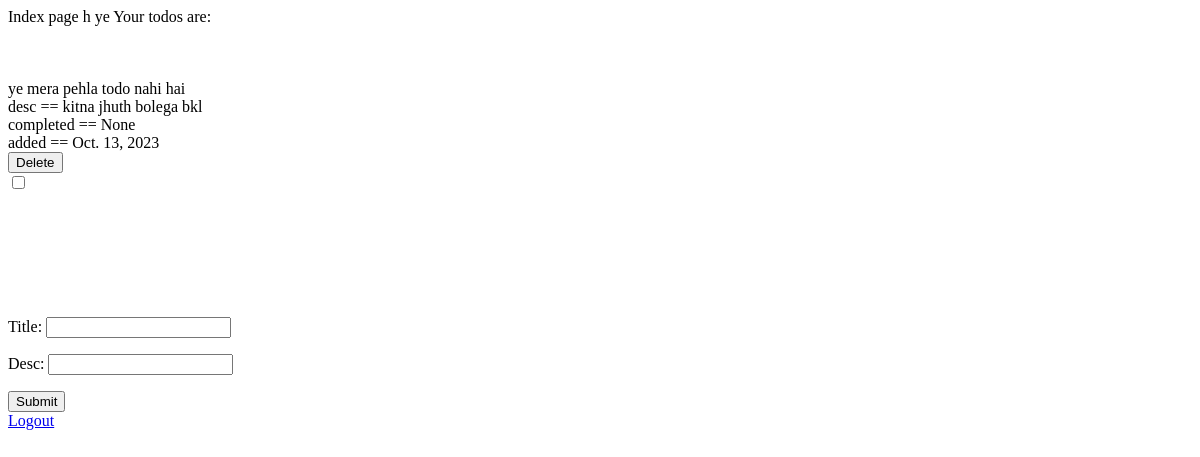
The app's page / (signed in), older data.
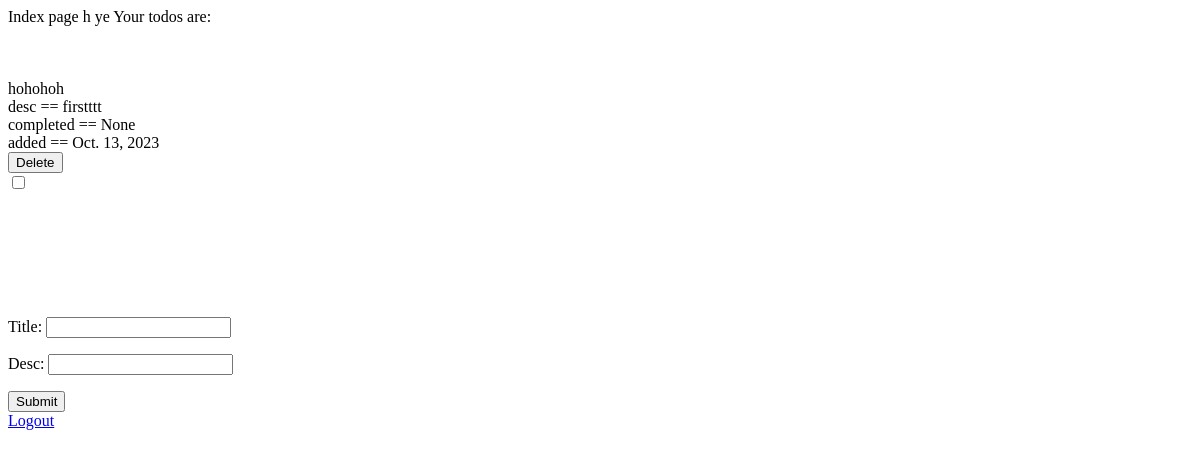
The same page, newer data.
### todo_app/models.py (models this page shows, shortened)
class Todo(models.Model):
    todoid = models.UUIDField()
    title = models.CharField(max_length = 50, unique = True)
    desc = models.CharField(max_length = 3000)
    added = models.DateField()
    completed = models.DateField(default = None, blank = True, null = True)
    user = models.ForeignKey(User, default = 1, null = True, on_delete=models.SET_NULL)

### todo_app/views.py (the view, shortened to what this page needs)
# urls.py: path("", views.index, name="index"),
def index(request):
    if not request.user.is_authenticated:
        return render(request, 'index.html', {'anonymous': True})
    user_todos = Todo.objects.filter(user = request.user)
    form = TodoForm()
    if request.method == "POST" and request.POST.get("tobedeleted"):
        user_todos.get(todoid=request.POST.get("tobedeleted")).delete()
        messages.success(request, "deleted todo!")
        return render(request, 'index.html', {'todos': user_todos, 'form': form, 'anonymous': False})
    else:
        return render(request, 'index.html', {'todos': user_todos, 'form': form, 'anonymous': False})

### todo_app/forms.py
class TodoForm(forms.ModelForm):
    class Meta:
        model = Todo
        fields = [
                'title',
                'desc'
                ]

### templates/index.html (shortened to what this page needs)
{% extends "base.html" %}
{% block body %}
<div>
Index page h ye
{% if not anonymous %}
Your todos are: <br> <br><br><br>
{% for todo in todos %}
<div>
	{{ todo.title }} <br>
	desc == {{ todo.desc }} <br>
	completed == {{ todo.completed }} <br>
	added == {{ todo.added }}
	<form method="POST">
		<button type="submit">Delete</button>
	</form>
	<form method="POST">
		<input type="checkbox" value="{{todo.completed}}" onChange="this.form.submit()" name="checkbox" {% if todo.completed is not None %} checked {% endif %}>
	</form>
</div>
<br><br>
{% endfor %}
<br><br><br><br>
<div>
	<form method="POST">
		{{ form.as_p }}
		<input type='submit' >
	</form>
</div>
{% else %}
<br><br>
<div>Signup to add a todo</div>
<br>
{% endif %}
{% if anonymous %}
<br>
<a href="/login">Login</a> <br>
<a href="/signup">Signup</a><br>
{% else %}
<a href="/logout">Logout</a><br>
{% endif %}
</div>
{% endblock body %}

Row changes from the older to the newer data that the page shows:
removed Todo: title "ye mera pehla todo nahi hai", desc "kitna jhuth bolega bkl", completed "None", added "Oct. 13, 2023"
added Todo: title "hohohoh", desc "firstttt", completed "None", added "Oct. 13, 2023"
